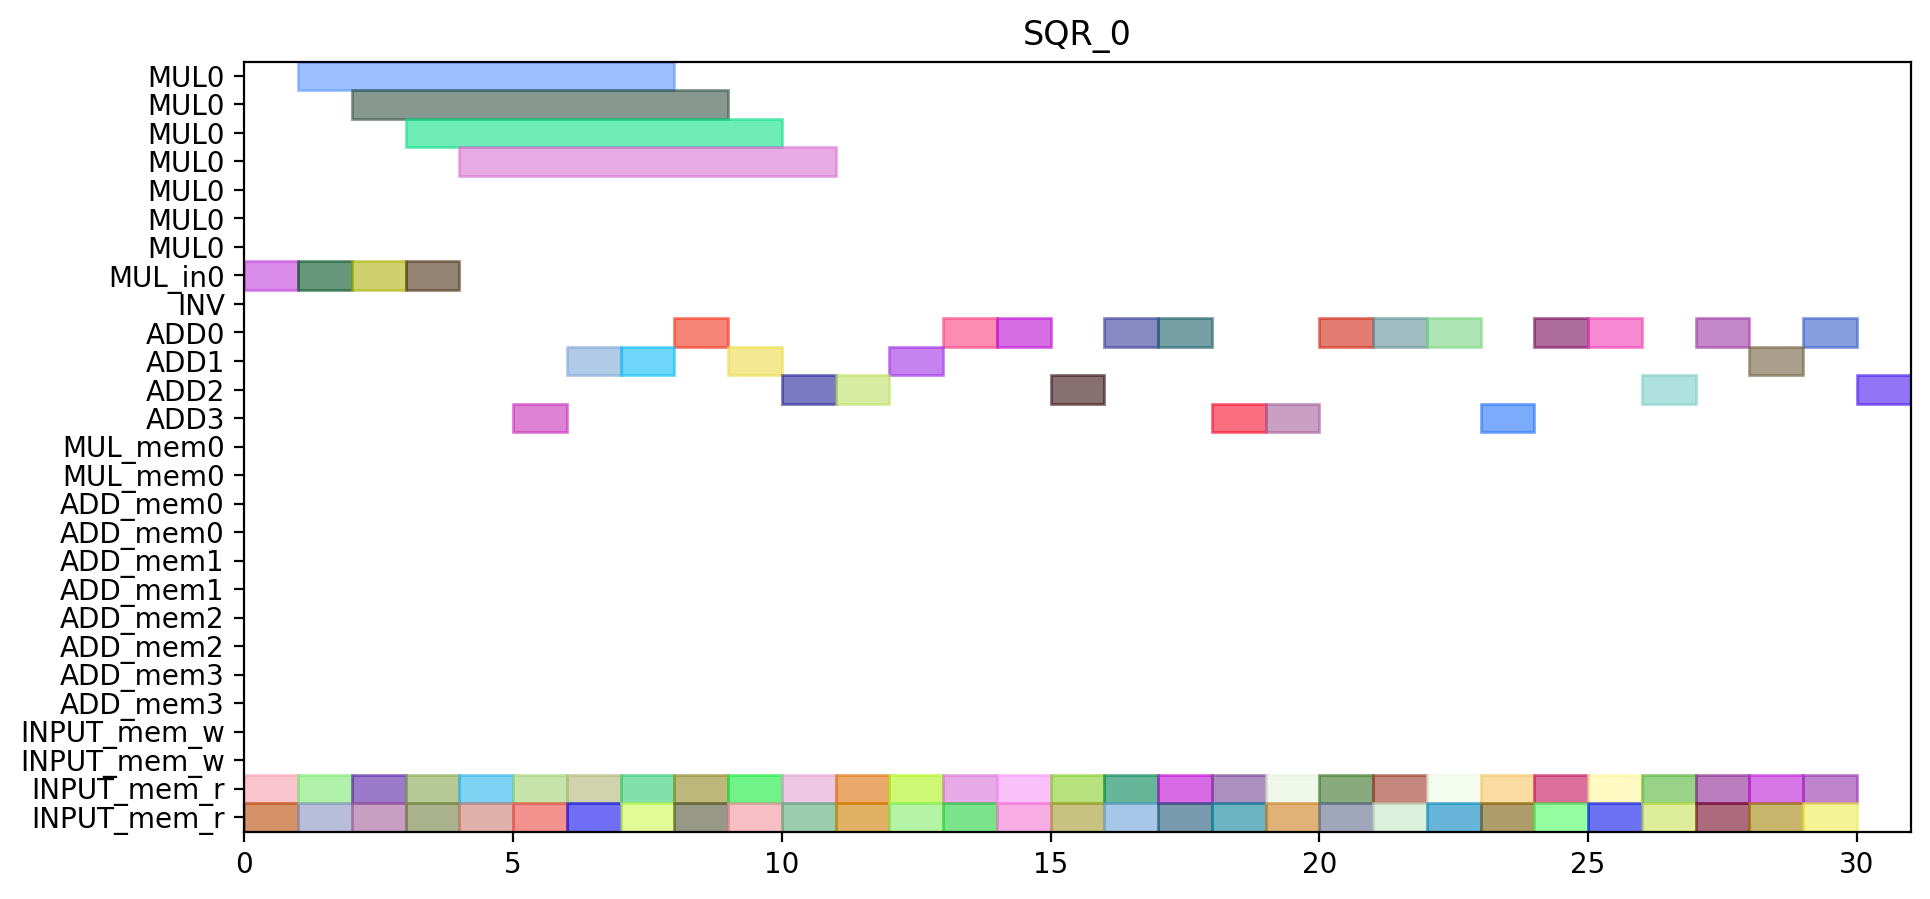

Recreate this plot in Python.
from pyschedule import Scenario, solvers, plotters, alt


def solve():
	horizon = 135
	S = Scenario("SQR_0", horizon=horizon)

	# resource
	MUL = S.Resources('MUL', num=1, size=7)
	MUL_in = S.Resources('MUL_in', num=1)
	INV = S.Resource('INV')
	ADD = S.Resources('ADD', num=4, periods=range(1, horizon))
	MUL_mem = S.Resources('MUL_mem', num=1, size=2)
	ADD_mem = S.Resources('ADD_mem', num=4, size=2)
	INPUT_mem_w = S.Resource('INPUT_mem_w', size=2)
	INPUT_mem_r = S.Resource('INPUT_mem_r', size=2)

	# result of previous scheduling

	# new tasks
	c_a1_0_y1_0 = S.Task('c_a1_0_y1_0', length=1, delay_cost=1)
	c_a1_0_y1_0 += alt(ADD)

	c_a1_0_y1_0_mem0 = S.Task('c_a1_0_y1_0_mem0', length=1, delay_cost=1)
	c_a1_0_y1_0_mem0 += INPUT_mem_r
	S += c_a1_0_y1_0_mem0 <= c_a1_0_y1_0

	c_a1_0_y1_0_mem1 = S.Task('c_a1_0_y1_0_mem1', length=1, delay_cost=1)
	c_a1_0_y1_0_mem1 += INPUT_mem_r
	S += c_a1_0_y1_0_mem1 <= c_a1_0_y1_0

	c_a1_0_y1_1 = S.Task('c_a1_0_y1_1', length=1, delay_cost=1)
	c_a1_0_y1_1 += alt(ADD)

	c_a1_0_y1_1_mem0 = S.Task('c_a1_0_y1_1_mem0', length=1, delay_cost=1)
	c_a1_0_y1_1_mem0 += INPUT_mem_r
	S += c_a1_0_y1_1_mem0 <= c_a1_0_y1_1

	c_a1_0_y1_1_mem1 = S.Task('c_a1_0_y1_1_mem1', length=1, delay_cost=1)
	c_a1_0_y1_1_mem1 += INPUT_mem_r
	S += c_a1_0_y1_1_mem1 <= c_a1_0_y1_1

	c_t0010 = S.Task('c_t0010', length=1, delay_cost=1)
	c_t0010 += alt(ADD)

	c_t0010_mem0 = S.Task('c_t0010_mem0', length=1, delay_cost=1)
	c_t0010_mem0 += INPUT_mem_r
	S += c_t0010_mem0 <= c_t0010

	c_t0010_mem1 = S.Task('c_t0010_mem1', length=1, delay_cost=1)
	c_t0010_mem1 += INPUT_mem_r
	S += c_t0010_mem1 <= c_t0010

	c_t0011 = S.Task('c_t0011', length=1, delay_cost=1)
	c_t0011 += alt(ADD)

	c_t0011_mem0 = S.Task('c_t0011_mem0', length=1, delay_cost=1)
	c_t0011_mem0 += INPUT_mem_r
	S += c_t0011_mem0 <= c_t0011

	c_t0011_mem1 = S.Task('c_t0011_mem1', length=1, delay_cost=1)
	c_t0011_mem1 += INPUT_mem_r
	S += c_t0011_mem1 <= c_t0011

	c_t0100 = S.Task('c_t0100', length=1, delay_cost=1)
	c_t0100 += alt(ADD)

	c_t0100_mem0 = S.Task('c_t0100_mem0', length=1, delay_cost=1)
	c_t0100_mem0 += INPUT_mem_r
	S += c_t0100_mem0 <= c_t0100

	c_t0100_mem1 = S.Task('c_t0100_mem1', length=1, delay_cost=1)
	c_t0100_mem1 += INPUT_mem_r
	S += c_t0100_mem1 <= c_t0100

	c_t0101 = S.Task('c_t0101', length=1, delay_cost=1)
	c_t0101 += alt(ADD)

	c_t0101_mem0 = S.Task('c_t0101_mem0', length=1, delay_cost=1)
	c_t0101_mem0 += INPUT_mem_r
	S += c_t0101_mem0 <= c_t0101

	c_t0101_mem1 = S.Task('c_t0101_mem1', length=1, delay_cost=1)
	c_t0101_mem1 += INPUT_mem_r
	S += c_t0101_mem1 <= c_t0101

	c_t0110 = S.Task('c_t0110', length=1, delay_cost=1)
	c_t0110 += alt(ADD)

	c_t0110_mem0 = S.Task('c_t0110_mem0', length=1, delay_cost=1)
	c_t0110_mem0 += INPUT_mem_r
	S += c_t0110_mem0 <= c_t0110

	c_t0110_mem1 = S.Task('c_t0110_mem1', length=1, delay_cost=1)
	c_t0110_mem1 += INPUT_mem_r
	S += c_t0110_mem1 <= c_t0110

	c_t0111 = S.Task('c_t0111', length=1, delay_cost=1)
	c_t0111 += alt(ADD)

	c_t0111_mem0 = S.Task('c_t0111_mem0', length=1, delay_cost=1)
	c_t0111_mem0 += INPUT_mem_r
	S += c_t0111_mem0 <= c_t0111

	c_t0111_mem1 = S.Task('c_t0111_mem1', length=1, delay_cost=1)
	c_t0111_mem1 += INPUT_mem_r
	S += c_t0111_mem1 <= c_t0111

	c_t0200 = S.Task('c_t0200', length=1, delay_cost=1)
	c_t0200 += alt(ADD)

	c_t0200_mem0 = S.Task('c_t0200_mem0', length=1, delay_cost=1)
	c_t0200_mem0 += INPUT_mem_r
	S += c_t0200_mem0 <= c_t0200

	c_t0200_mem1 = S.Task('c_t0200_mem1', length=1, delay_cost=1)
	c_t0200_mem1 += INPUT_mem_r
	S += c_t0200_mem1 <= c_t0200

	c_t0201 = S.Task('c_t0201', length=1, delay_cost=1)
	c_t0201 += alt(ADD)

	c_t0201_mem0 = S.Task('c_t0201_mem0', length=1, delay_cost=1)
	c_t0201_mem0 += INPUT_mem_r
	S += c_t0201_mem0 <= c_t0201

	c_t0201_mem1 = S.Task('c_t0201_mem1', length=1, delay_cost=1)
	c_t0201_mem1 += INPUT_mem_r
	S += c_t0201_mem1 <= c_t0201

	c_t0210 = S.Task('c_t0210', length=1, delay_cost=1)
	c_t0210 += alt(ADD)

	c_t0210_mem0 = S.Task('c_t0210_mem0', length=1, delay_cost=1)
	c_t0210_mem0 += INPUT_mem_r
	S += c_t0210_mem0 <= c_t0210

	c_t0210_mem1 = S.Task('c_t0210_mem1', length=1, delay_cost=1)
	c_t0210_mem1 += INPUT_mem_r
	S += c_t0210_mem1 <= c_t0210

	c_t0211 = S.Task('c_t0211', length=1, delay_cost=1)
	c_t0211 += alt(ADD)

	c_t0211_mem0 = S.Task('c_t0211_mem0', length=1, delay_cost=1)
	c_t0211_mem0 += INPUT_mem_r
	S += c_t0211_mem0 <= c_t0211

	c_t0211_mem1 = S.Task('c_t0211_mem1', length=1, delay_cost=1)
	c_t0211_mem1 += INPUT_mem_r
	S += c_t0211_mem1 <= c_t0211

	c_t1000 = S.Task('c_t1000', length=1, delay_cost=1)
	c_t1000 += alt(ADD)

	c_t1000_mem0 = S.Task('c_t1000_mem0', length=1, delay_cost=1)
	c_t1000_mem0 += INPUT_mem_r
	S += c_t1000_mem0 <= c_t1000

	c_t1000_mem1 = S.Task('c_t1000_mem1', length=1, delay_cost=1)
	c_t1000_mem1 += INPUT_mem_r
	S += c_t1000_mem1 <= c_t1000

	c_t1001 = S.Task('c_t1001', length=1, delay_cost=1)
	c_t1001 += alt(ADD)

	c_t1001_mem0 = S.Task('c_t1001_mem0', length=1, delay_cost=1)
	c_t1001_mem0 += INPUT_mem_r
	S += c_t1001_mem0 <= c_t1001

	c_t1001_mem1 = S.Task('c_t1001_mem1', length=1, delay_cost=1)
	c_t1001_mem1 += INPUT_mem_r
	S += c_t1001_mem1 <= c_t1001

	c_t1010 = S.Task('c_t1010', length=1, delay_cost=1)
	c_t1010 += alt(ADD)

	c_t1010_mem0 = S.Task('c_t1010_mem0', length=1, delay_cost=1)
	c_t1010_mem0 += INPUT_mem_r
	S += c_t1010_mem0 <= c_t1010

	c_t1010_mem1 = S.Task('c_t1010_mem1', length=1, delay_cost=1)
	c_t1010_mem1 += INPUT_mem_r
	S += c_t1010_mem1 <= c_t1010

	c_t1011 = S.Task('c_t1011', length=1, delay_cost=1)
	c_t1011 += alt(ADD)

	c_t1011_mem0 = S.Task('c_t1011_mem0', length=1, delay_cost=1)
	c_t1011_mem0 += INPUT_mem_r
	S += c_t1011_mem0 <= c_t1011

	c_t1011_mem1 = S.Task('c_t1011_mem1', length=1, delay_cost=1)
	c_t1011_mem1 += INPUT_mem_r
	S += c_t1011_mem1 <= c_t1011

	c_t1100 = S.Task('c_t1100', length=1, delay_cost=1)
	c_t1100 += alt(ADD)

	c_t1100_mem0 = S.Task('c_t1100_mem0', length=1, delay_cost=1)
	c_t1100_mem0 += INPUT_mem_r
	S += c_t1100_mem0 <= c_t1100

	c_t1100_mem1 = S.Task('c_t1100_mem1', length=1, delay_cost=1)
	c_t1100_mem1 += INPUT_mem_r
	S += c_t1100_mem1 <= c_t1100

	c_t1101 = S.Task('c_t1101', length=1, delay_cost=1)
	c_t1101 += alt(ADD)

	c_t1101_mem0 = S.Task('c_t1101_mem0', length=1, delay_cost=1)
	c_t1101_mem0 += INPUT_mem_r
	S += c_t1101_mem0 <= c_t1101

	c_t1101_mem1 = S.Task('c_t1101_mem1', length=1, delay_cost=1)
	c_t1101_mem1 += INPUT_mem_r
	S += c_t1101_mem1 <= c_t1101

	c_t1110 = S.Task('c_t1110', length=1, delay_cost=1)
	c_t1110 += alt(ADD)

	c_t1110_mem0 = S.Task('c_t1110_mem0', length=1, delay_cost=1)
	c_t1110_mem0 += INPUT_mem_r
	S += c_t1110_mem0 <= c_t1110

	c_t1110_mem1 = S.Task('c_t1110_mem1', length=1, delay_cost=1)
	c_t1110_mem1 += INPUT_mem_r
	S += c_t1110_mem1 <= c_t1110

	c_t1111 = S.Task('c_t1111', length=1, delay_cost=1)
	c_t1111 += alt(ADD)

	c_t1111_mem0 = S.Task('c_t1111_mem0', length=1, delay_cost=1)
	c_t1111_mem0 += INPUT_mem_r
	S += c_t1111_mem0 <= c_t1111

	c_t1111_mem1 = S.Task('c_t1111_mem1', length=1, delay_cost=1)
	c_t1111_mem1 += INPUT_mem_r
	S += c_t1111_mem1 <= c_t1111

	c_t1200 = S.Task('c_t1200', length=1, delay_cost=1)
	c_t1200 += alt(ADD)

	c_t1200_mem0 = S.Task('c_t1200_mem0', length=1, delay_cost=1)
	c_t1200_mem0 += INPUT_mem_r
	S += c_t1200_mem0 <= c_t1200

	c_t1200_mem1 = S.Task('c_t1200_mem1', length=1, delay_cost=1)
	c_t1200_mem1 += INPUT_mem_r
	S += c_t1200_mem1 <= c_t1200

	c_t1201 = S.Task('c_t1201', length=1, delay_cost=1)
	c_t1201 += alt(ADD)

	c_t1201_mem0 = S.Task('c_t1201_mem0', length=1, delay_cost=1)
	c_t1201_mem0 += INPUT_mem_r
	S += c_t1201_mem0 <= c_t1201

	c_t1201_mem1 = S.Task('c_t1201_mem1', length=1, delay_cost=1)
	c_t1201_mem1 += INPUT_mem_r
	S += c_t1201_mem1 <= c_t1201

	c_t1210 = S.Task('c_t1210', length=1, delay_cost=1)
	c_t1210 += alt(ADD)

	c_t1210_mem0 = S.Task('c_t1210_mem0', length=1, delay_cost=1)
	c_t1210_mem0 += INPUT_mem_r
	S += c_t1210_mem0 <= c_t1210

	c_t1210_mem1 = S.Task('c_t1210_mem1', length=1, delay_cost=1)
	c_t1210_mem1 += INPUT_mem_r
	S += c_t1210_mem1 <= c_t1210

	c_t1211 = S.Task('c_t1211', length=1, delay_cost=1)
	c_t1211 += alt(ADD)

	c_t1211_mem0 = S.Task('c_t1211_mem0', length=1, delay_cost=1)
	c_t1211_mem0 += INPUT_mem_r
	S += c_t1211_mem0 <= c_t1211

	c_t1211_mem1 = S.Task('c_t1211_mem1', length=1, delay_cost=1)
	c_t1211_mem1 += INPUT_mem_r
	S += c_t1211_mem1 <= c_t1211

	c_t3_t0_t0_t0_in = S.Task('c_t3_t0_t0_t0_in', length=1, delay_cost=1)
	c_t3_t0_t0_t0_in += alt(MUL_in)
	c_t3_t0_t0_t0 = S.Task('c_t3_t0_t0_t0', length=7, delay_cost=1)
	c_t3_t0_t0_t0 += alt(MUL)
	S += c_t3_t0_t0_t0>=c_t3_t0_t0_t0_in

	c_t3_t0_t0_t0_mem0 = S.Task('c_t3_t0_t0_t0_mem0', length=1, delay_cost=1)
	c_t3_t0_t0_t0_mem0 += INPUT_mem_r
	S += c_t3_t0_t0_t0_mem0 <= c_t3_t0_t0_t0

	c_t3_t0_t0_t0_mem1 = S.Task('c_t3_t0_t0_t0_mem1', length=1, delay_cost=1)
	c_t3_t0_t0_t0_mem1 += INPUT_mem_r
	S += c_t3_t0_t0_t0_mem1 <= c_t3_t0_t0_t0

	c_t3_t0_t0_t1_in = S.Task('c_t3_t0_t0_t1_in', length=1, delay_cost=1)
	c_t3_t0_t0_t1_in += alt(MUL_in)
	c_t3_t0_t0_t1 = S.Task('c_t3_t0_t0_t1', length=7, delay_cost=1)
	c_t3_t0_t0_t1 += alt(MUL)
	S += c_t3_t0_t0_t1>=c_t3_t0_t0_t1_in

	c_t3_t0_t0_t1_mem0 = S.Task('c_t3_t0_t0_t1_mem0', length=1, delay_cost=1)
	c_t3_t0_t0_t1_mem0 += INPUT_mem_r
	S += c_t3_t0_t0_t1_mem0 <= c_t3_t0_t0_t1

	c_t3_t0_t0_t1_mem1 = S.Task('c_t3_t0_t0_t1_mem1', length=1, delay_cost=1)
	c_t3_t0_t0_t1_mem1 += INPUT_mem_r
	S += c_t3_t0_t0_t1_mem1 <= c_t3_t0_t0_t1

	c_t3_t0_t0_t2 = S.Task('c_t3_t0_t0_t2', length=1, delay_cost=1)
	c_t3_t0_t0_t2 += alt(ADD)

	c_t3_t0_t0_t2_mem0 = S.Task('c_t3_t0_t0_t2_mem0', length=1, delay_cost=1)
	c_t3_t0_t0_t2_mem0 += INPUT_mem_r
	S += c_t3_t0_t0_t2_mem0 <= c_t3_t0_t0_t2

	c_t3_t0_t0_t2_mem1 = S.Task('c_t3_t0_t0_t2_mem1', length=1, delay_cost=1)
	c_t3_t0_t0_t2_mem1 += INPUT_mem_r
	S += c_t3_t0_t0_t2_mem1 <= c_t3_t0_t0_t2

	c_t3_t0_t0_t3 = S.Task('c_t3_t0_t0_t3', length=1, delay_cost=1)
	c_t3_t0_t0_t3 += alt(ADD)

	c_t3_t0_t0_t3_mem0 = S.Task('c_t3_t0_t0_t3_mem0', length=1, delay_cost=1)
	c_t3_t0_t0_t3_mem0 += INPUT_mem_r
	S += c_t3_t0_t0_t3_mem0 <= c_t3_t0_t0_t3

	c_t3_t0_t0_t3_mem1 = S.Task('c_t3_t0_t0_t3_mem1', length=1, delay_cost=1)
	c_t3_t0_t0_t3_mem1 += INPUT_mem_r
	S += c_t3_t0_t0_t3_mem1 <= c_t3_t0_t0_t3

	c_t3_t0_t1_t0_in = S.Task('c_t3_t0_t1_t0_in', length=1, delay_cost=1)
	c_t3_t0_t1_t0_in += alt(MUL_in)
	c_t3_t0_t1_t0 = S.Task('c_t3_t0_t1_t0', length=7, delay_cost=1)
	c_t3_t0_t1_t0 += alt(MUL)
	S += c_t3_t0_t1_t0>=c_t3_t0_t1_t0_in

	c_t3_t0_t1_t0_mem0 = S.Task('c_t3_t0_t1_t0_mem0', length=1, delay_cost=1)
	c_t3_t0_t1_t0_mem0 += INPUT_mem_r
	S += c_t3_t0_t1_t0_mem0 <= c_t3_t0_t1_t0

	c_t3_t0_t1_t0_mem1 = S.Task('c_t3_t0_t1_t0_mem1', length=1, delay_cost=1)
	c_t3_t0_t1_t0_mem1 += INPUT_mem_r
	S += c_t3_t0_t1_t0_mem1 <= c_t3_t0_t1_t0

	c_t3_t0_t1_t1_in = S.Task('c_t3_t0_t1_t1_in', length=1, delay_cost=1)
	c_t3_t0_t1_t1_in += alt(MUL_in)
	c_t3_t0_t1_t1 = S.Task('c_t3_t0_t1_t1', length=7, delay_cost=1)
	c_t3_t0_t1_t1 += alt(MUL)
	S += c_t3_t0_t1_t1>=c_t3_t0_t1_t1_in

	c_t3_t0_t1_t1_mem0 = S.Task('c_t3_t0_t1_t1_mem0', length=1, delay_cost=1)
	c_t3_t0_t1_t1_mem0 += INPUT_mem_r
	S += c_t3_t0_t1_t1_mem0 <= c_t3_t0_t1_t1

	c_t3_t0_t1_t1_mem1 = S.Task('c_t3_t0_t1_t1_mem1', length=1, delay_cost=1)
	c_t3_t0_t1_t1_mem1 += INPUT_mem_r
	S += c_t3_t0_t1_t1_mem1 <= c_t3_t0_t1_t1

	solvers.mip.solve(S,msg=1,kind='CPLEX',ratio_gap=1.01)

	solution = [['hoge']*len(S.solution()[1]) for i in range(len(S.solution()))]
	for i in range(len(S.solution())):
		for j in range(len(S.solution()[i])):
			solution[i][j]=str(S.solution()[i][j])
	print(solution)

	cycles = int(solution[-1][3])

	pic_file_name = "/mnt/rose/usr1/fukuda/pairing_automation_design2/bls24-559/scheduling/SQR_mul1_add4/SQR_0.png"
	if(S.solution() != []):
		plotters.matplotlib.plot(S,img_filename=pic_file_name, vertical_text=True, fig_size=(cycles*0.25+3, 5), show_task_labels=False)

	return solution
